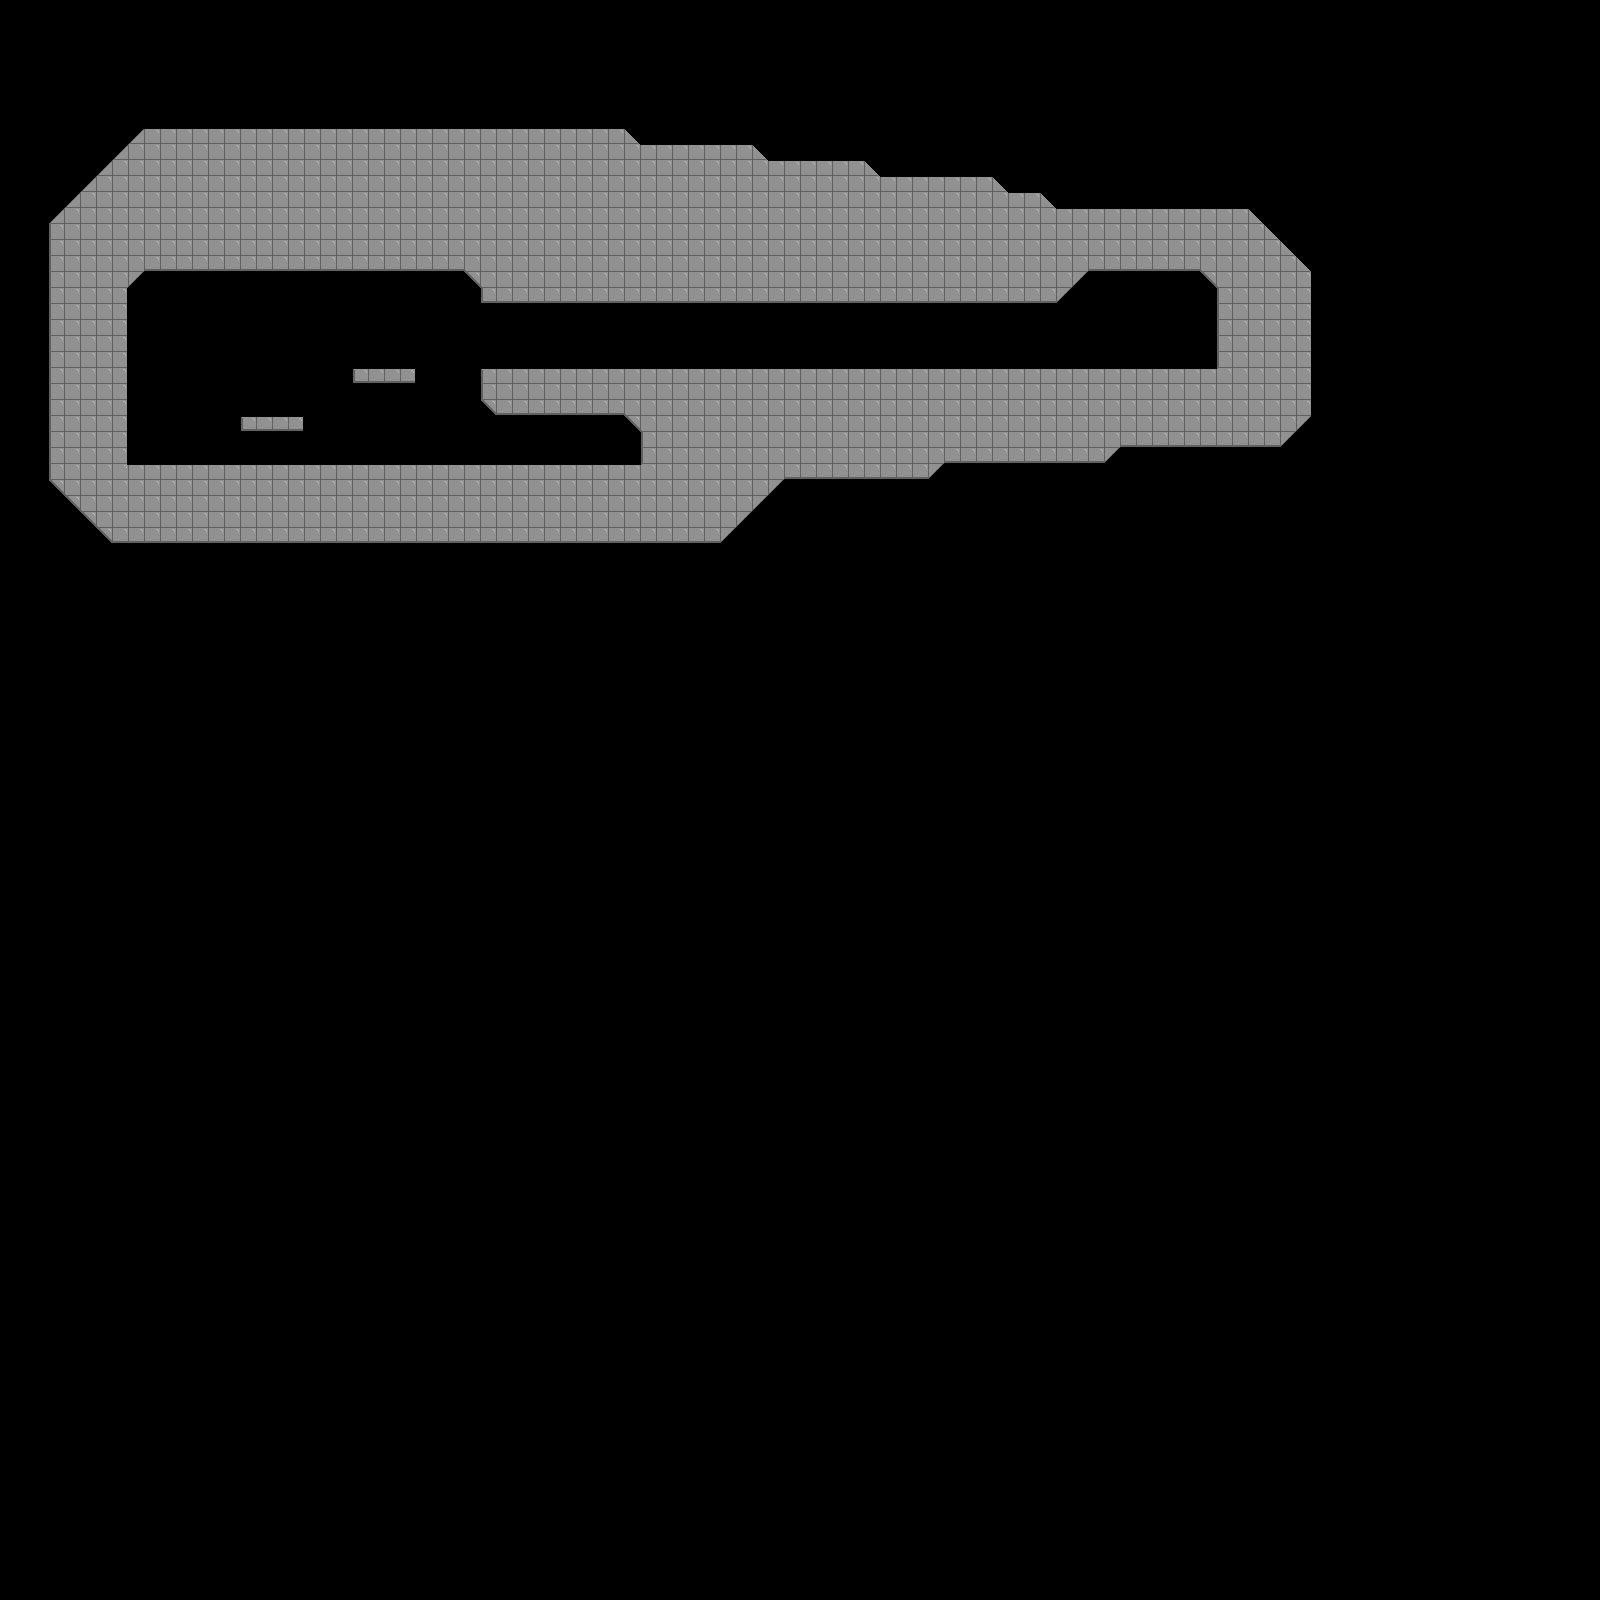

This is a level from a 2D game, rendered from its Tiled map with the project's own tilesets. A one-line summary and the map file follow, with tile-layer data summarised:
An orthogonal 100x100 tile map with 16x16 px tiles, 1 tile layer (Tile Layer 1) and 24 objects.

<map version="1.0" orientation="orthogonal" renderorder="left-down" width="100" height="100" tilewidth="16" tileheight="16" nextobjectid="1">
 <tileset firstgid="1" name="AP_Set" tilewidth="16" tileheight="16" tilecount="64" columns="8">
  <image source="../Art/AP_Set.png" width="128" height="128" />
  <tile id="32">
   <objectgroup draworder="index">
    <object id="0" x="0" y="16">
     <polygon points="0,0 16,-16 16,0" />
    </object>
   </objectgroup>
  </tile>
  <tile id="33">
   <objectgroup draworder="index">
    <object id="0" x="0" y="0">
     <polygon points="0,0 16,16 2,16 0,16 0,0" />
    </object>
   </objectgroup>
  </tile>
  <tile id="40">
   <objectgroup draworder="index">
    <object id="0" x="0" y="0">
     <polygon points="0,0 16,16 16,0" />
    </object>
   </objectgroup>
  </tile>
  <tile id="41">
   <objectgroup draworder="index">
    <object id="0" x="0" y="0">
     <polygon points="0,0 16,0 0,16" />
    </object>
   </objectgroup>
  </tile>
  <tile id="42">
   <objectgroup draworder="index">
    <object id="0" x="0" y="0" width="16" height="16" />
   </objectgroup>
  </tile>
  <tile id="43">
   <objectgroup draworder="index">
    <object id="0" x="0" y="0" width="16" height="16" />
   </objectgroup>
  </tile>
  <tile id="44">
   <objectgroup draworder="index">
    <object id="0" x="0" y="0" width="16" height="16" />
   </objectgroup>
  </tile>
  <tile id="45">
   <objectgroup draworder="index">
    <object id="0" x="0" y="0" width="16" height="16" />
   </objectgroup>
  </tile>
  <tile id="46">
   <objectgroup draworder="index">
    <object id="0" x="0" y="0" width="16" height="16" />
   </objectgroup>
  </tile>
  <tile id="47">
   <objectgroup draworder="index">
    <object id="0" x="0" y="0" width="16" height="16" />
   </objectgroup>
  </tile>
  <tile id="48">
   <objectgroup draworder="index">
    <object id="0" x="0" y="0" width="16" height="16" />
   </objectgroup>
  </tile>
  <tile id="49">
   <objectgroup draworder="index">
    <object id="0" x="0" y="0" width="16" height="16" />
   </objectgroup>
  </tile>
  <tile id="50">
   <objectgroup draworder="index">
    <object id="0" x="0" y="0" width="16" height="16" />
   </objectgroup>
  </tile>
  <tile id="51">
   <objectgroup draworder="index">
    <object id="0" x="0" y="0" width="16" height="16" />
   </objectgroup>
  </tile>
  <tile id="52">
   <objectgroup draworder="index">
    <object id="0" x="0" y="0" width="16" height="16" />
   </objectgroup>
  </tile>
  <tile id="53">
   <objectgroup draworder="index">
    <object id="0" x="0" y="0" width="16" height="16" />
   </objectgroup>
  </tile>
  <tile id="54">
   <objectgroup draworder="index">
    <object id="0" x="0" y="0" width="16" height="16" />
   </objectgroup>
  </tile>
  <tile id="56">
   <objectgroup draworder="index">
    <object id="0" x="0" y="0" width="16" height="16" />
   </objectgroup>
  </tile>
  <tile id="57">
   <objectgroup draworder="index">
    <object id="0" x="0" y="0" width="16" height="16" />
   </objectgroup>
  </tile>
  <tile id="58">
   <objectgroup draworder="index">
    <object id="0" x="0" y="0" width="16" height="16" />
   </objectgroup>
  </tile>
  <tile id="59">
   <objectgroup draworder="index">
    <object id="0" x="0" y="0" width="16" height="16" />
   </objectgroup>
  </tile>
  <tile id="60">
   <objectgroup draworder="index">
    <object id="0" x="0" y="0" width="16" height="16" />
   </objectgroup>
  </tile>
  <tile id="61">
   <objectgroup draworder="index">
    <object id="0" x="0" y="0" width="16" height="16" />
   </objectgroup>
  </tile>
  <tile id="62">
   <objectgroup draworder="index">
    <object id="0" x="0" y="0" width="16" height="16" />
   </objectgroup>
  </tile>
 </tileset>
 <layer name="Tile Layer 1" width="100" height="100">
  <data>[10000 cells, 1232 non-empty, 19 distinct tile ids]</data>
 </layer>
</map>